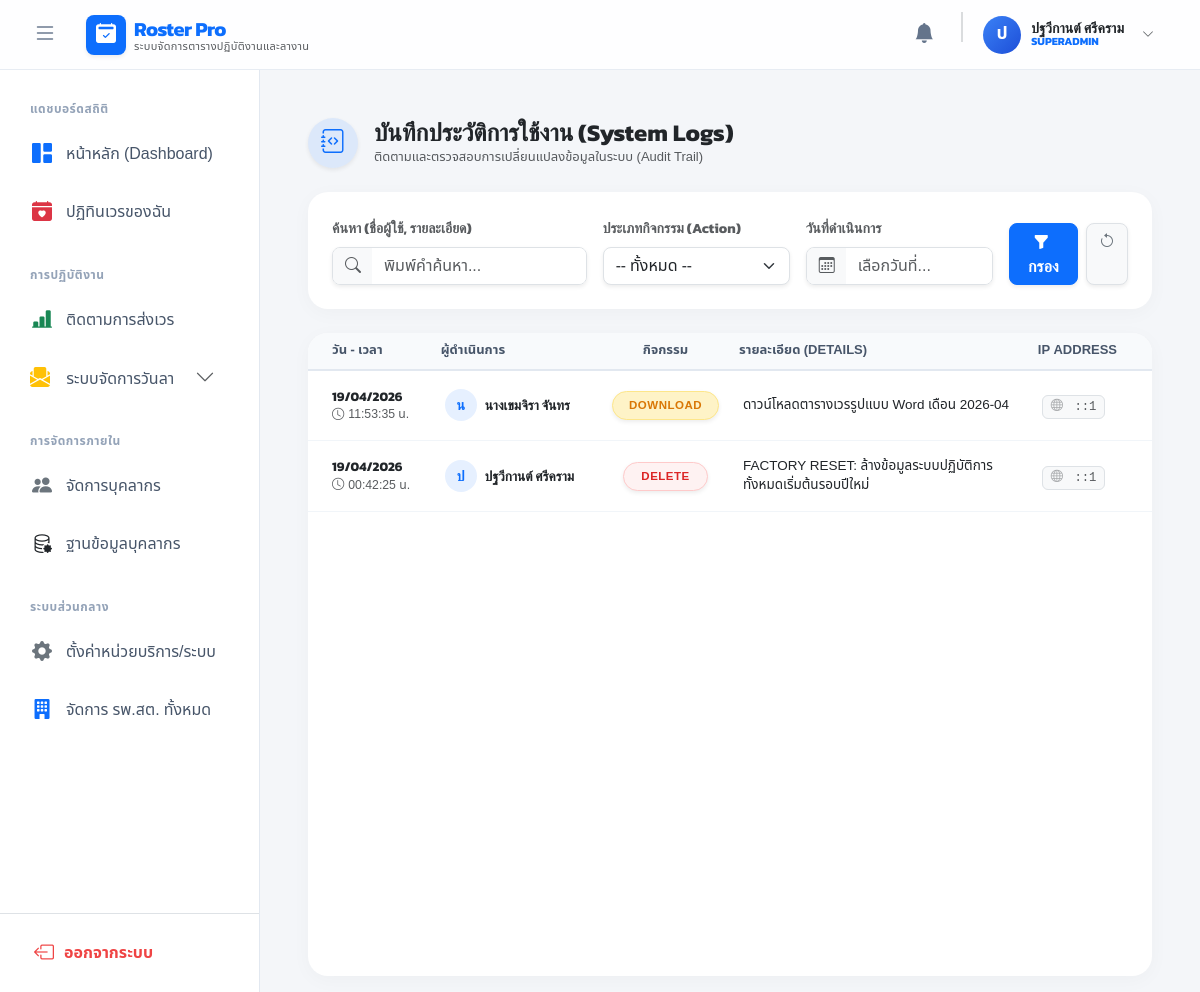
Page /index.php?c=logs (signed in) on the committed database.
### tables this page shows
CREATE TABLE `logs` (
  `id` int(11) NOT NULL,
  `user_id` int(11) DEFAULT NULL,
  `action` varchar(50) NOT NULL COMMENT 'ประเภท เช่น LOGIN, CREATE, UPDATE, DELETE',
  `details` text DEFAULT NULL COMMENT 'รายละเอียดสิ่งที่ทำ',
  `ip_address` varchar(45) DEFAULT NULL,
  `created_at` datetime NOT NULL DEFAULT current_timestamp()
);

CREATE TABLE `users` (
  `id` int(11) NOT NULL,
  `hospital_id` int(11) DEFAULT NULL COMMENT 'รหัสหน่วยบริการ (NULL = แอดมินส่วนกลาง)',
  `name` varchar(100) NOT NULL,
  `phone` varchar(50) DEFAULT NULL,
  `username` varchar(50) NOT NULL,
  `password` varchar(255) NOT NULL,
  `role` enum('SUPERADMIN','ADMIN','DIRECTOR','SCHEDULER','STAFF','HR') NOT NULL DEFAULT 'STAFF',
  `employee_type` enum('ข้าราชการ/พนักงานท้องถิ่น','พนักงานจ้างตามภารกิจ','พนักงานจ้างทั่วไป') NOT NULL DEFAULT 'ข้าราชการ/พนักงานท้องถิ่น',
  `start_date` date DEFAULT NULL COMMENT 'วันที่บรรจุ/เริ่มงาน',
  `type` varchar(100) DEFAULT NULL COMMENT 'วิชาชีพ/ตำแหน่ง',
  `position_number` varchar(50) DEFAULT NULL,
  `color_theme` varchar(20) DEFAULT 'primary',
  `sort_order` int(11) DEFAULT 0,
  `created_at` datetime DEFAULT current_timestamp(),
  `display_order` int(11) NOT NULL DEFAULT 0,
  `id_card` varchar(13) DEFAULT NULL,
  `pay_rate_id` int(11) DEFAULT NULL
);

### views/logs/index.php (the view, shortened to what this page needs)
<?php
$search_keyword = $search_keyword ?? '';
$date_filter = $date_filter ?? '';
$logs = $logs ?? [];
?>
<link rel="stylesheet" href="https://cdn.jsdelivr.net/npm/flatpickr/dist/flatpickr.min.css">
<div class="container-fluid px-3 px-md-4 py-4 d-flex flex-column" style="min-height: calc(100vh - 70px);">
    <div class="d-flex flex-column flex-md-row justify-content-between align-items-md-center mb-4 gap-3">
        <div class="d-flex align-items-center gap-3">
            <div class="bg-primary bg-opacity-10 text-primary rounded-circle d-flex align-items-center justify-content-center shadow-sm flex-shrink-0" style="width: 50px; height: 50px;">
                <i class="bi bi-journal-code fs-4"></i>
            </div>
            <div>
                <h2 class="h4 text-dark mb-0 fw-bold">บันทึกประวัติการใช้งาน (System Logs)</h2>
                <p class="text-muted mb-0" style="font-size: 13px;">ติดตามและตรวจสอบการเปลี่ยนแปลงข้อมูลในระบบ (Audit Trail)</p>
            </div>
        </div>
    </div>
    <div class="card card-modern mb-4">
        <div class="card-body p-4">
            <form action="index.php" method="GET" class="row g-3 align-items-end">
                <div class="col-md-4 col-lg-4">
                    <label class="form-label fw-bold small text-muted">ค้นหา (ชื่อผู้ใช้, รายละเอียด)</label>
                    <div class="input-group shadow-sm rounded-3 overflow-hidden border">
                        <span class="input-group-text bg-light border-0"><i class="bi bi-search text-muted"></i></span>
                        <input type="text" name="search" class="form-control border-0" placeholder="พิมพ์คำค้นหา..." value="<?= htmlspecialchars($search_keyword) ?>">
                    </div>
                </div>
                <div class="col-md-3 col-lg-3">
                    <label class="form-label fw-bold small text-muted">ประเภทกิจกรรม (Action)</label>
                    <select name="action" class="form-select shadow-sm rounded-3 border">
                        <option value="">-- ทั้งหมด --</option>
                    </select>
                </div>
                <div class="col-md-3 col-lg-3">
                    <label class="form-label fw-bold small text-muted">วันที่ดำเนินการ</label>
                    <div class="input-group shadow-sm rounded-3 overflow-hidden border">
                        <span class="input-group-text bg-light border-0"><i class="bi bi-calendar3 text-muted"></i></span>
                        <input type="text" name="date" class="form-control border-0 flatpickr-date" placeholder="เลือกวันที่..." value="<?= htmlspecialchars($date_filter) ?>">
                    </div>
                </div>
                <div class="col-md-2 col-lg-2 d-flex gap-2">
                    <button type="submit" class="btn btn-primary flex-grow-1 fw-bold rounded-3 shadow-sm"><i class="bi bi-funnel-fill me-1"></i> กรอง</button>
                    <a href="index.php?c=logs" class="btn btn-light border text-secondary rounded-3 shadow-sm" title="ล้างตัวกรอง"><i class="bi bi-arrow-counterclockwise"></i></a>
                </div>
            </form>
        </div>
    </div>
    <div class="card card-modern flex-grow-1 overflow-hidden d-flex flex-column mb-3">
        <div class="card-body p-0 d-flex flex-column flex-grow-1">
            <div class="table-responsive custom-scrollbar flex-grow-1">
                <table class="table table-modern mb-0 align-middle">
                    <thead class="sticky-top" style="z-index: 10;">
                        <tr>
                            <th class="ps-4" style="width: 15%;">วัน - เวลา</th>
                            <th style="width: 20%;">ผู้ดำเนินการ</th>
                            <th class="text-center" style="width: 12%;">กิจกรรม</th>
                            <th style="width: 38%;">รายละเอียด (Details)</th>
                            <th style="width: 15%;">IP Address</th>
                        </tr>
                    </thead>
                    <tbody>
                        <?php if (empty($logs)): ?>
                            <tr>
                                <td colspan="5" class="text-center py-5">
                                    <div class="bg-light rounded-circle d-inline-flex justify-content-center align-items-center mb-3" style="width: 80px; height: 80px;">
                                        <i class="bi bi-journal-x fs-1 text-secondary opacity-50"></i>
                                    </div>
                                    <h6 class="fw-bold text-dark mb-1">ไม่พบประวัติการใช้งาน</h6>
                                    <p class="text-muted small mb-0">ยังไม่มีข้อมูลในระบบ หรือลองเปลี่ยนเงื่อนไขการค้นหาใหม่</p>
                                </td>
                            </tr>
                        <?php else: ?>
                            <?php foreach ($logs as $log):
                                $date_obj = new DateTime($log['created_at']);
                                $formatted_date = $date_obj->format('d/m/Y');
                                $formatted_time = $date_obj->format('H:i:s');
                                $action = strtoupper($log['action']);
                                $badge_class = 'action-default';
                                if ($action === 'CREATE') $badge_class = 'action-create';
                                elseif ($action === 'UPDATE') $badge_class = 'action-update';
                                elseif ($action === 'DELETE') $badge_class = 'action-delete';
                                elseif ($action === 'LOGIN') $badge_class = 'action-login';
                                elseif ($action === 'DOWNLOAD') $badge_class = 'action-download';
                            ?>
                            <tr>
                                <td class="ps-4">
                                    <div class="fw-bold text-dark" style="font-size: 13px;"><?= $formatted_date ?></div>
                                    <div class="text-muted small"><i class="bi bi-clock me-1"></i><?= $formatted_time ?> น.</div>
                                </td>
                                <td>
                                    <div class="d-flex align-items-center">
                                        <div class="bg-primary bg-opacity-10 text-primary rounded-circle d-flex justify-content-center align-items-center me-2 fw-bold" style="width: 32px; height: 32px; font-size: 14px;">
                                            <?= mb_substr($log['user_name'] ?? 'S', 0, 1, 'UTF-8') ?>
                                        </div>
                                        <div class="fw-bold text-dark text-truncate" style="font-size: 13.5px; max-width: 150px;" title="<?= htmlspecialchars($log['user_name'] ?? 'ระบบ (System)') ?>">
                                            <?= htmlspecialchars($log['user_name'] ?? 'ระบบ (System)') ?>
                                        </div>
                                    </div>
                                </td>
                                <td class="text-center">
                                    <span class="badge rounded-pill <?= $badge_class ?> badge-action shadow-sm py-2 px-3"><?= htmlspecialchars($action) ?></span>
                                </td>
                                <td>
                                    <div class="text-dark" style="font-size: 13.5px; line-height: 1.4;">
                                        <?= htmlspecialchars($log['details']) ?>
                                    </div>
                                </td>
                                <td>
                                    <span class="text-muted font-monospace small bg-light px-2 py-1 rounded border"><i class="bi bi-globe me-1 opacity-50"></i> <?= htmlspecialchars($log['ip_address'] ?? '-') ?></span>
                                </td>
                            </tr>
                            <?php endforeach; ?>
                        <?php endif; ?>
                    </tbody>
                </table>
            </div>
        </div>
    </div>
</div>

### views/layouts/header.php (style rules this page uses)
:root { --primary-color: #0d6efd; --sidebar-bg: #ffffff; --navbar-height: 70px; }
body { font-family: 'Noto Sans Thai', sans-serif; background-color: #f4f6f9; height: 100vh; overflow: hidden; margin: 0; padding: 0; -webkit-font-smoothing: antialiased; }
h1, h2, h3, h4, h5, h6, .fw-bold { font-family: 'Kanit', sans-serif; }

### views/logs/index.php (style rules this page uses)
.card-modern { border: none; border-radius: 1.25rem; box-shadow: 0 4px 20px rgba(0,0,0,0.03); background: #ffffff; }
.table-modern th { font-weight: 600; color: #475569; font-size: 13px; background-color: #f8fafc; text-transform: uppercase; border-bottom: 2px solid #e2e8f0; }
.table-modern td { vertical-align: middle; font-size: 14px; border-bottom: 1px solid #f1f5f9; padding: 1rem 0.75rem; background-color: #ffffff; }
.table-modern tbody tr { transition: background-color 0.2s; }
.badge-action { min-width: 85px; font-weight: bold; letter-spacing: 0.5px; font-size: 11.5px; }
.action-delete { background-color: #fef2f2; color: #dc2626; border: 1px solid #fecaca; }
.action-download { background-color: #fef3c7; color: #d97706; border: 1px solid #fde68a; }

### rows in the picture
logs: created_at "19/04/2026", created_at "11:53:35", user.name "น", user.name "นางเขมจิรา จันทร", action "DOWNLOAD", details "ดาวน์โหลดตารางเวรรูปแบบ Word เดือน 2026-04", ip_address "::1"
logs: created_at "19/04/2026", created_at "00:42:25", user.name "ป", user.name "ปฐวีกานต์ ศรีคราม", action "DELETE", details "FACTORY RESET: ล้างข้อมูลระบบปฏิบัติการทั้งหมดเริ่มต้นรอบปีใหม่", ip_address "::1"

### other values in the picture
$app_name "Roster Pro"
$app_subtitle "ระบบจัดการตารางปฏิบัติงานและลางาน"
mb_substr($_SESSION['user']['name'], 0, 1, 'UTF-8') "ป"
$_SESSION['user']['name'] "ปฐวีกานต์ ศรีคราม"
$_SESSION['user']['role'] "SUPERADMIN"
